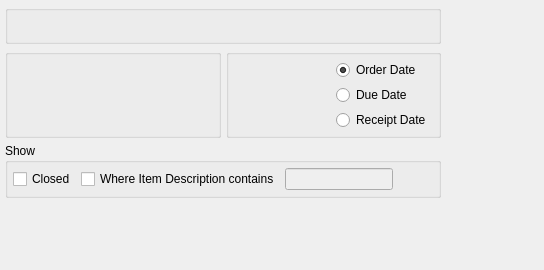
<?xml version="1.0" encoding="UTF-8"?>
<ui version="4.0">
 <comment>This file is part of the xTuple ERP: PostBooks Edition, a free and
open source Enterprise Resource Planning software suite,
Copyright (c) 1999-2011 by OpenMFG LLC, d/b/a xTuple.
It is licensed to you under the Common Public Attribution License
version 1.0, the full text of which (including xTuple-specific Exhibits)
is available at www.xtuple.com/CPAL.  By using this software, you agree
to be bound by its terms.</comment>
 <class>dspPOsByVendor</class>
 <widget class="QWidget" name="dspPOsByVendor">
  <property name="geometry">
   <rect>
    <x>0</x>
    <y>0</y>
    <width>544</width>
    <height>270</height>
   </rect>
  </property>
  <property name="windowTitle">
   <string>Purchase Orders by Vendor</string>
  </property>
  <layout class="QHBoxLayout" name="horizontalLayout_3">
   <item>
    <layout class="QVBoxLayout" name="verticalLayout">
     <property name="spacing">
      <number>0</number>
     </property>
     <item>
      <layout class="QGridLayout" name="gridLayout_3">
       <item row="0" column="0" colspan="2">
        <widget class="QGroupBox" name="_vendGroup">
         <property name="title">
          <string/>
         </property>
         <layout class="QHBoxLayout" name="horizontalLayout_2">
          <item>
           <widget class="VendorGroup" name="_vend">
            <property name="focusPolicy">
             <enum>Qt::StrongFocus</enum>
            </property>
           </widget>
          </item>
          <item>
           <spacer name="horizontalSpacer">
            <property name="orientation">
             <enum>Qt::Horizontal</enum>
            </property>
            <property name="sizeHint" stdset="0">
             <size>
              <width>0</width>
              <height>20</height>
             </size>
            </property>
           </spacer>
          </item>
         </layout>
        </widget>
       </item>
       <item row="1" column="0">
        <widget class="WarehouseGroup" name="_warehouse">
         <property name="focusPolicy">
          <enum>Qt::StrongFocus</enum>
         </property>
         <property name="title">
          <string/>
         </property>
         <property name="fixedSize">
          <bool>false</bool>
         </property>
        </widget>
       </item>
       <item row="1" column="1">
        <widget class="QGroupBox" name="groupBox">
         <property name="title">
          <string/>
         </property>
         <layout class="QGridLayout" name="gridLayout_4">
          <item row="0" column="0" rowspan="3">
           <widget class="DateCluster" name="_dates">
            <property name="focusPolicy">
             <enum>Qt::StrongFocus</enum>
            </property>
           </widget>
          </item>
          <item row="0" column="1">
           <widget class="QRadioButton" name="_byOrderDate">
            <property name="text">
             <string>Order Date</string>
            </property>
            <property name="checked">
             <bool>true</bool>
            </property>
           </widget>
          </item>
          <item row="1" column="1">
           <widget class="QRadioButton" name="_byDueDate">
            <property name="text">
             <string>Due Date</string>
            </property>
           </widget>
          </item>
          <item row="2" column="1">
           <widget class="QRadioButton" name="_byReceiptDate">
            <property name="text">
             <string>Receipt Date</string>
            </property>
           </widget>
          </item>
         </layout>
        </widget>
       </item>
       <item row="2" column="0" colspan="2">
        <widget class="QGroupBox" name="groupBox_2">
         <property name="title">
          <string>Show</string>
         </property>
         <layout class="QGridLayout" name="gridLayout_2">
          <item row="0" column="0">
           <layout class="QHBoxLayout" name="horizontalLayout">
            <item>
             <widget class="XCheckBox" name="_showClosed">
              <property name="text">
               <string>Closed</string>
              </property>
             </widget>
            </item>
            <item>
             <widget class="XCheckBox" name="_searchDescrip">
              <property name="text">
               <string>Where Item Description contains</string>
              </property>
             </widget>
            </item>
            <item>
             <widget class="QLineEdit" name="_descrip">
              <property name="enabled">
               <bool>false</bool>
              </property>
             </widget>
            </item>
            <item>
             <spacer name="horizontalSpacer_2">
              <property name="orientation">
               <enum>Qt::Horizontal</enum>
              </property>
              <property name="sizeHint" stdset="0">
               <size>
                <width>40</width>
                <height>20</height>
               </size>
              </property>
             </spacer>
            </item>
           </layout>
          </item>
         </layout>
        </widget>
       </item>
      </layout>
     </item>
     <item>
      <spacer name="verticalSpacer">
       <property name="orientation">
        <enum>Qt::Vertical</enum>
       </property>
       <property name="sizeHint" stdset="0">
        <size>
         <width>20</width>
         <height>0</height>
        </size>
       </property>
      </spacer>
     </item>
    </layout>
   </item>
   <item>
    <spacer name="horizontalSpacer_3">
     <property name="orientation">
      <enum>Qt::Horizontal</enum>
     </property>
     <property name="sizeHint" stdset="0">
      <size>
       <width>66</width>
       <height>20</height>
      </size>
     </property>
    </spacer>
   </item>
  </layout>
 </widget>
 <layoutdefault spacing="5" margin="5"/>
 <pixmapfunction>qPixmapFromMimeSource</pixmapfunction>
 <customwidgets>
  <customwidget>
   <class>DateCluster</class>
   <extends>QWidget</extends>
   <header>datecluster.h</header>
  </customwidget>
  <customwidget>
   <class>VendorGroup</class>
   <extends>QWidget</extends>
   <header>vendorgroup.h</header>
  </customwidget>
  <customwidget>
   <class>WarehouseGroup</class>
   <extends>QGroupBox</extends>
   <header>warehousegroup.h</header>
  </customwidget>
  <customwidget>
   <class>XCheckBox</class>
   <extends>QCheckBox</extends>
   <header>xcheckbox.h</header>
  </customwidget>
 </customwidgets>
 <tabstops>
  <tabstop>_dates</tabstop>
  <tabstop>_byOrderDate</tabstop>
  <tabstop>_byDueDate</tabstop>
  <tabstop>_byReceiptDate</tabstop>
 </tabstops>
 <resources/>
 <connections>
  <connection>
   <sender>_searchDescrip</sender>
   <signal>toggled(bool)</signal>
   <receiver>_descrip</receiver>
   <slot>setEnabled(bool)</slot>
   <hints>
    <hint type="sourcelabel">
     <x>368</x>
     <y>178</y>
    </hint>
    <hint type="destinationlabel">
     <x>553</x>
     <y>178</y>
    </hint>
   </hints>
  </connection>
 </connections>
</ui>
